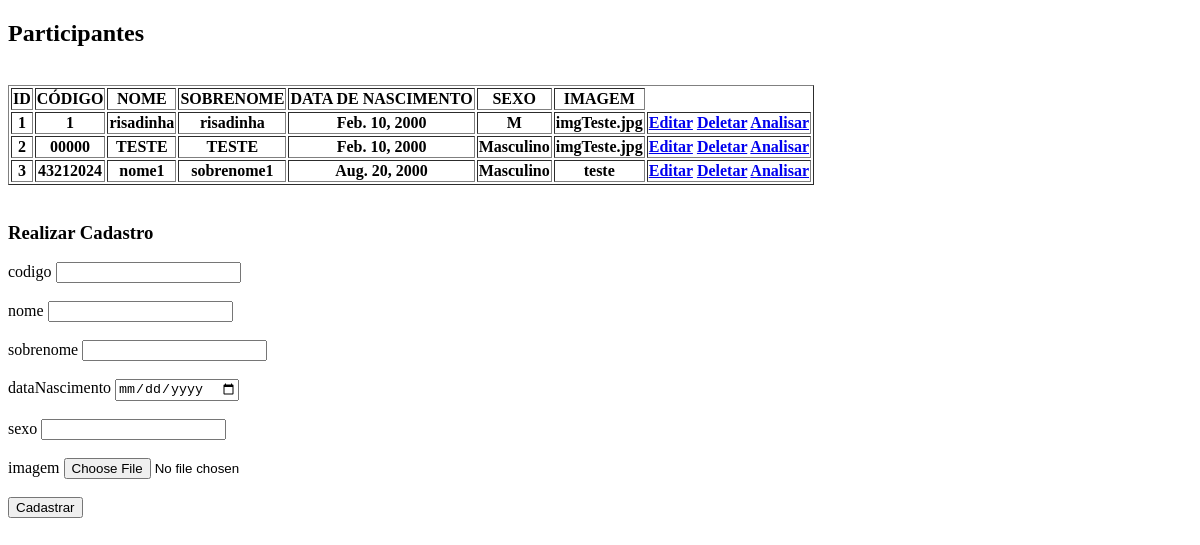
/participante/ (signed in), run on an earlier commit of the app's database.
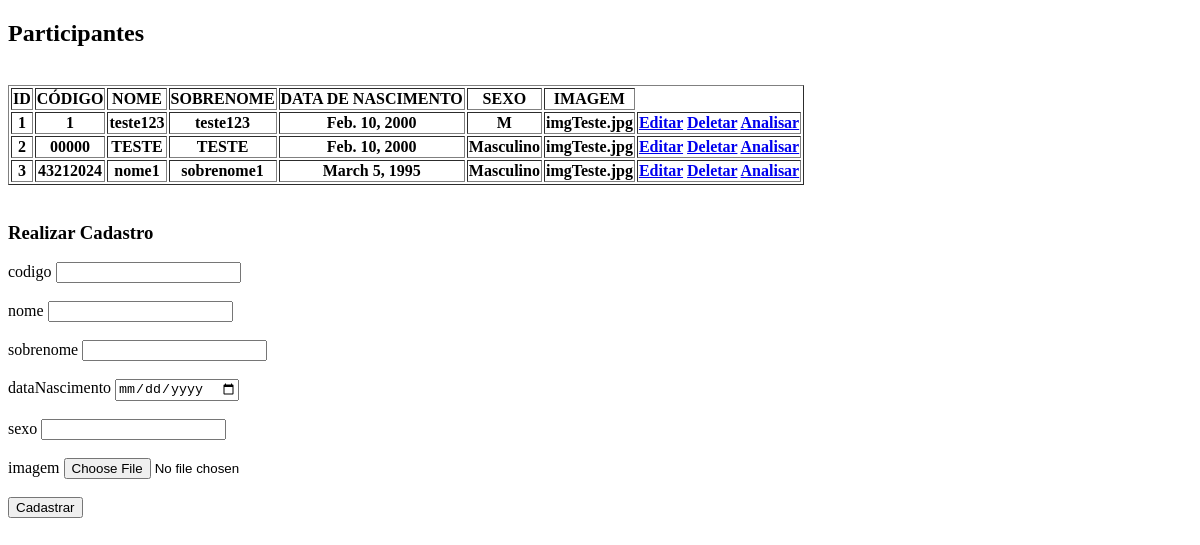
And on a later commit of the database.
### participante/models.py (models this page shows, shortened)
class Participante(models.Model):
    idParticipante  = models.AutoField(primary_key=True)
    codigo          = models.CharField(max_length=8)
    nome            = models.CharField(max_length=30)
    sobrenome       = models.CharField(max_length=30)
    dataNascimento  = models.DateField()
    sexo            = models.CharField(max_length=1, choices=[('M', 'Masculino'), ('F', 'Feminino')])
    imagem          = models.ImageField()

### participante/views.py (the view)
# urls.py: path('',                                participante,               name='participante'),
@login_required(login_url='pagina_login')
def participante(request):
    if request.user.is_authenticated:
        participantes = Participante.objects.all()
        return render(request, "participante/index.html", {"participantes": participantes})
    return HttpResponse('Você precisa estar logado.')

### participante/templates/participante/index.html (shortened to what this page needs)
<!doctype html>
<html lang="pt-br">
<head>
</head>
<body>
    <container>
        <div>
            <div>
                <h2> Participantes </h2>
            </div>
            <br>
            <div>
                <table border="1">
                    <tr>
                        <th>ID                  </th>
                        <th>CÓDIGO              </th>
                        <th>NOME                </th>
                        <th>SOBRENOME           </th>
                        <th>DATA DE NASCIMENTO  </th>
                        <th>SEXO                </th>
                        <th>IMAGEM              </th>
                    </tr>
                {% for participante in participantes %}
                    <tr>
                        <th>{{participante.idParticipante  }}</th>
                        <th>{{participante.codigo          }}</th>
                        <th>{{participante.nome            }}</th>
                        <th>{{participante.sobrenome       }}</th>
                        <th>{{participante.dataNascimento  }}</th>
                        <th>{{participante.sexo            }}</th>
                        <th>{{participante.imagem          }}</th>
                        <th>
                            <a href="{% url 'editar_participante' participante.idParticipante %}">Editar</a>
                            <a href="{% url 'deletar_participante' participante.idParticipante %}" onclick="return confirm('Deseja realmente deletar este participante?')">Deletar</a>
                            <a href="{% url 'analisar_participante' participante.idParticipante %}"> Analisar</a>
                        </th>
                {% endfor %}
                    </tr>
                </table>
            </div>
            <br>
            <div>
                <h3>Realizar Cadastro</h3>
            </div>
            <div>
                <form action="{% url 'salvar_participante' %}" method="POST">
                    codigo              <input type="text"  name="codigo"         required>
                    <br>
                    <br>
                    nome                <input type="text"  name="nome"           required>
                    <br>
                    <br>
                    sobrenome           <input type="text"  name="sobrenome"      required>
                    <br>
                    <br>
                    dataNascimento      <input type="date"  name="dataNascimento" required>
                    <br>
                    <br>
                    sexo                <input type="text"  name="sexo"           required>
                    <br>
                    <br>
                    imagem              <input type="file"  name="imagem"         required>
                    <br>
                    <br>
                    <button type="submit">Cadastrar</button>
                </form>
            </div>
        </div>
    </container>
</body>
</html>

What changed in the data, as far as the page shows it:
changed Participante id 1: nome "risadinha" → "teste123"; sobrenome "risadinha" → "teste123"
changed Participante "nome1": dataNascimento "Aug. 20, 2000" → "March 5, 1995"; imagem "teste" → "imgTeste.jpg"
